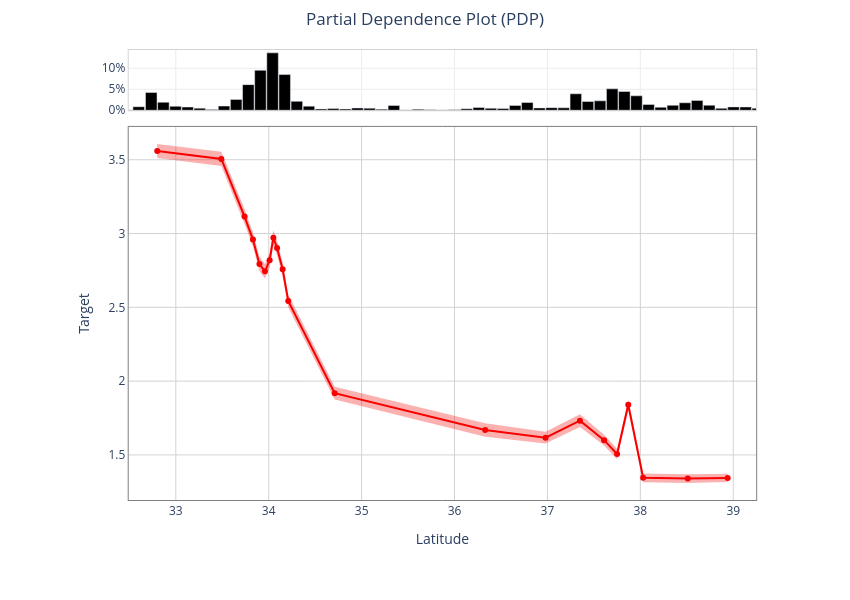

Notebook code for this chart:
### Markdown cell above
<a id='MLX-dependency'></a>
### Feature Dependence Explanations (PDP + ICE)

Another way to measure dependency on a feature is through a partial dependence plot (PDP) or an individual conditional expectation (ICE) plot. For accumulated local effects (ALE) explanations, see <a href='#MLX-advanced-ale'>Advanced Feature Dependence Options (ALE)</a>

Given a dataset, a PDP displays the average output of the model as a function of the value of the selected set of features (Up to 4 features).

It can be computed for a single feature, as in the cell below. The X-axis is the value of the `Latitude` feature and the y-axis is the corresponding outputted price. Since we are considering the whole dataset, the average over outputs is given by the red line, while the shaded interval corresponds to a 95% confidence interval for the average.

The histogram on top shows the distribution of the value of the `Latitude` feature in the dataset.

### Code cell
result_explain_feature_dependence_default = explainer.explain_feature_dependence('Latitude')
result_explain_feature_dependence_default.show_in_notebook()

### Figure 1 — Plotly figure (JSON) as saved in the notebook; plotly's stock layout.template omitted (floating-point values rounded to 4 significant figures)
{"data": [{"fill": "toself", "fillcolor": "rgb(248,0,0)", "legendgroup": "None", "line": {"color": "rgba(0,0,0,0)"}, "name": "confidence interval", "opacity": 0.3, "showlegend": false, "type": "scatter", "x": [32.8, 33.49, 33.74, 33.83, 33.9, 33.96, 34.01, 34.05, 34.09, 34.15, 34.21, 34.71, 36.33, 36.98, 37.35, 37.61, 37.75, 37.87, 38.03, 38.51, 38.94, 38.94, 38.51, 38.03, 37.87, 37.75, 37.61, 37.35, 36.98, 36.33, 34.71, 34.21, 34.15, 34.09, 34.05, 34.01, 33.96, 33.9, 33.83, 33.74, 33.49, 32.8], "xaxis": "x2", "y": [3.607, 3.554, 3.165, 3.008, 2.843, 2.793, 2.87, 3.023, 2.952, 2.805, 2.587, 1.961, 1.715, 1.658, 1.776, 1.637, 1.542, 1.876, 1.375, 1.37, 1.372, 1.317, 1.31, 1.315, 1.805, 1.471, 1.564, 1.689, 1.577, 1.623, 1.875, 2.5, 2.711, 2.852, 2.922, 2.769, 2.695, 2.744, 2.911, 3.065, 3.457, 3.512], "yaxis": "y2"}, {"legendgroup": "None", "line": {"color": "rgb(248,0,0)"}, "mode": "lines+markers", "opacity": 1, "showlegend": false, "type": "scatter", "x": [32.8, 33.49, 33.74, 33.83, 33.9, 33.96, 34.01, 34.05, 34.09, 34.15, 34.21, 34.71, 36.33, 36.98, 37.35, 37.61, 37.75, 37.87, 38.03, 38.51, 38.94], "xaxis": "x2", "y": [3.56, 3.506, 3.115, 2.959, 2.794, 2.744, 2.82, 2.972, 2.902, 2.758, 2.544, 1.918, 1.669, 1.617, 1.732, 1.6, 1.506, 1.841, 1.345, 1.34, 1.345], "yaxis": "y2"}, {"legendgroup": "None", "marker": {"color": "Black"}, "orientation": "v", "showlegend": false, "text": "", "textposition": "outside", "type": "bar", "width": 0.124, "x": [32.6, 32.74, 32.87, 33.0, 33.13, 33.26, 33.39, 33.52, 33.65, 33.78, 33.91, 34.04, 34.17, 34.3, 34.43, 34.56, 34.69, 34.82, 34.96, 35.09, 35.22, 35.35, 35.48, 35.61, 35.74, 35.87, 36.0, 36.13, 36.26, 36.39, 36.52, 36.65, 36.78, 36.91, 37.04, 37.17, 37.31, 37.44, 37.57, 37.7, 37.83, 37.96, 38.09, 38.22, 38.35, 38.48, 38.61, 38.74, 38.87, 39.0, 39.13, 39.26, 39.39, 39.53, 39.66, 39.79, 39.92, 40.05, 40.18, 40.31, 40.44, 40.57, 40.7, 40.83, 40.96, 41.09, 41.22, 41.35, 41.48, 41.61, 41.74], "xaxis": "x", "y": [0.0084, 0.0422, 0.019, 0.0094, 0.0076, 0.005, 0.002, 0.01, 0.0258, 0.061, 0.0952, 0.1366, 0.085, 0.0212, 0.0098, 0.0032, 0.0042, 0.003, 0.0054, 0.005, 0.0026, 0.0112, 0.0008, 0.0024, 0.0014, 0.0006, 0.0014, 0.0036, 0.0066, 0.0048, 0.0042, 0.0116, 0.0184, 0.0056, 0.0062, 0.0058, 0.0392, 0.0208, 0.0224, 0.051, 0.0448, 0.0344, 0.0138, 0.0072, 0.0118, 0.0178, 0.0234, 0.012, 0.0046, 0.008, 0.0078, 0.005, 0.0036, 0.0032, 0.0016, 0.005, 0.0014, 0.0012, 0.001, 0.0012, 0.0018, 0.0026, 0.0008, 0.003, 0.0014, 0.0, 0.0002, 0.0, 0.0008, 0.0004, 0.0006], "yaxis": "y"}], "layout": {"height": 600, "margin": {"b": 50, "t": 50}, "plot_bgcolor": "rgba(0,0,0,0)", "title": {"text": "Partial Dependence Plot (PDP)", "x": 0.5}, "width": 850, "xaxis": {"anchor": "y", "categoryorder": "category ascending", "domain": [0.07059, 0.98], "gridcolor": "#ECECEC", "linecolor": "LightGrey", "linewidth": 1, "matches": "x2", "mirror": true, "scaleanchor": "x2", "showline": true, "showticklabels": false, "side": "bottom", "visible": true, "zeroline": true, "zerolinecolor": "DarkGrey", "zerolinewidth": 1}, "xaxis2": {"anchor": "y2", "categoryorder": "category ascending", "domain": [0.07059, 0.98], "gridcolor": "LightGrey", "linecolor": "Grey", "linewidth": 1, "matches": "x2", "mirror": true, "range": [32.49, 39.25], "scaleanchor": "x2", "showline": true, "showticklabels": true, "side": "bottom", "title": {"text": "Latitude"}, "visible": true, "zeroline": true, "zerolinecolor": "DarkGrey", "zerolinewidth": 1}, "yaxis": {"anchor": "x", "categoryorder": "category ascending", "domain": [0.8795, 1.0], "gridcolor": "#ECECEC", "linecolor": "LightGrey", "linewidth": 1, "matches": "y", "mirror": true, "nticks": 3, "range": [0, 0.1434], "scaleanchor": "y", "showline": true, "showticklabels": true, "side": "left", "tickformat": "p", "visible": true, "zeroline": true, "zerolinecolor": "DarkGrey", "zerolinewidth": 1}, "yaxis2": {"anchor": "x2", "categoryorder": "category ascending", "domain": [0.1, 0.8462], "gridcolor": "LightGrey", "linecolor": "Grey", "linewidth": 1, "matches": "y2", "mirror": true, "range": [1.195, 3.722], "scaleanchor": "y2", "showline": true, "showticklabels": true, "side": "left", "title": {"text": "Target"}, "visible": true, "zeroline": true, "zerolinecolor": "DarkGrey", "zerolinewidth": 1}}}
